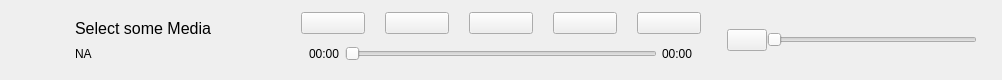
<?xml version="1.0" encoding="UTF-8"?>
<ui version="4.0">
 <class>controls</class>
 <widget class="QWidget" name="controls">
  <property name="geometry">
   <rect>
    <x>0</x>
    <y>0</y>
    <width>1002</width>
    <height>80</height>
   </rect>
  </property>
  <property name="windowTitle">
   <string>controls</string>
  </property>
  <layout class="QVBoxLayout" name="verticalLayout_2">
   <property name="spacing">
    <number>0</number>
   </property>
   <property name="leftMargin">
    <number>0</number>
   </property>
   <property name="topMargin">
    <number>0</number>
   </property>
   <property name="rightMargin">
    <number>0</number>
   </property>
   <property name="bottomMargin">
    <number>0</number>
   </property>
   <item>
    <widget class="QWidget" name="content" native="true">
     <property name="minimumSize">
      <size>
       <width>0</width>
       <height>80</height>
      </size>
     </property>
     <property name="maximumSize">
      <size>
       <width>16777215</width>
       <height>80</height>
      </size>
     </property>
     <property name="styleSheet">
      <string notr="true"/>
     </property>
     <layout class="QHBoxLayout" name="horizontalLayout_4">
      <property name="spacing">
       <number>10</number>
      </property>
      <property name="leftMargin">
       <number>10</number>
      </property>
      <property name="topMargin">
       <number>10</number>
      </property>
      <property name="rightMargin">
       <number>10</number>
      </property>
      <property name="bottomMargin">
       <number>10</number>
      </property>
      <item>
       <widget class="QWidget" name="currentlyPlaying" native="true">
        <property name="minimumSize">
         <size>
          <width>280</width>
          <height>0</height>
         </size>
        </property>
        <property name="maximumSize">
         <size>
          <width>280</width>
          <height>16777215</height>
         </size>
        </property>
        <layout class="QHBoxLayout" name="horizontalLayout_2">
         <property name="spacing">
          <number>10</number>
         </property>
         <property name="leftMargin">
          <number>0</number>
         </property>
         <property name="topMargin">
          <number>0</number>
         </property>
         <property name="rightMargin">
          <number>0</number>
         </property>
         <property name="bottomMargin">
          <number>0</number>
         </property>
         <item>
          <widget class="QLabel" name="cover">
           <property name="minimumSize">
            <size>
             <width>55</width>
             <height>55</height>
            </size>
           </property>
           <property name="maximumSize">
            <size>
             <width>55</width>
             <height>55</height>
            </size>
           </property>
           <property name="toolTip">
            <string>&lt;html&gt;&lt;head/&gt;&lt;body&gt;&lt;p&gt;Album Art&lt;/p&gt;&lt;/body&gt;&lt;/html&gt;</string>
           </property>
           <property name="text">
            <string/>
           </property>
          </widget>
         </item>
         <item>
          <layout class="QVBoxLayout" name="metaWrapperLayout">
           <property name="spacing">
            <number>0</number>
           </property>
           <item>
            <widget class="QLabel" name="title">
             <property name="sizePolicy">
              <sizepolicy hsizetype="Preferred" vsizetype="Fixed">
               <horstretch>0</horstretch>
               <verstretch>0</verstretch>
              </sizepolicy>
             </property>
             <property name="font">
              <font>
               <pointsize>12</pointsize>
              </font>
             </property>
             <property name="toolTip">
              <string>&lt;html&gt;&lt;head/&gt;&lt;body&gt;&lt;p&gt;Track Name&lt;/p&gt;&lt;/body&gt;&lt;/html&gt;</string>
             </property>
             <property name="text">
              <string>Select some Media</string>
             </property>
            </widget>
           </item>
           <item>
            <widget class="QWidget" name="lowerRow" native="true">
             <property name="sizePolicy">
              <sizepolicy hsizetype="Preferred" vsizetype="Fixed">
               <horstretch>0</horstretch>
               <verstretch>0</verstretch>
              </sizepolicy>
             </property>
             <layout class="QHBoxLayout" name="lowerRowLayout">
              <property name="spacing">
               <number>0</number>
              </property>
              <property name="leftMargin">
               <number>0</number>
              </property>
              <property name="topMargin">
               <number>0</number>
              </property>
              <property name="rightMargin">
               <number>0</number>
              </property>
              <property name="bottomMargin">
               <number>0</number>
              </property>
              <item>
               <widget class="QLabel" name="artist">
                <property name="sizePolicy">
                 <sizepolicy hsizetype="Preferred" vsizetype="Fixed">
                  <horstretch>0</horstretch>
                  <verstretch>0</verstretch>
                 </sizepolicy>
                </property>
                <property name="toolTip">
                 <string>&lt;html&gt;&lt;head/&gt;&lt;body&gt;&lt;p&gt;Artist&lt;/p&gt;&lt;/body&gt;&lt;/html&gt;</string>
                </property>
                <property name="text">
                 <string>NA</string>
                </property>
               </widget>
              </item>
             </layout>
            </widget>
           </item>
          </layout>
         </item>
        </layout>
       </widget>
      </item>
      <item>
       <widget class="QWidget" name="songControls" native="true">
        <layout class="QVBoxLayout" name="songControlsLayout">
         <property name="spacing">
          <number>0</number>
         </property>
         <property name="sizeConstraint">
          <enum>QLayout::SizeConstraint::SetDefaultConstraint</enum>
         </property>
         <property name="leftMargin">
          <number>0</number>
         </property>
         <property name="topMargin">
          <number>0</number>
         </property>
         <property name="rightMargin">
          <number>0</number>
         </property>
         <property name="bottomMargin">
          <number>0</number>
         </property>
         <item>
          <layout class="QHBoxLayout" name="buttonsCentering">
           <property name="spacing">
            <number>0</number>
           </property>
           <item>
            <widget class="QWidget" name="buttons" native="true">
             <property name="maximumSize">
              <size>
               <width>400</width>
               <height>16777215</height>
              </size>
             </property>
             <layout class="QHBoxLayout" name="buttonsLayout">
              <property name="spacing">
               <number>20</number>
              </property>
              <property name="leftMargin">
               <number>0</number>
              </property>
              <property name="topMargin">
               <number>0</number>
              </property>
              <property name="rightMargin">
               <number>0</number>
              </property>
              <property name="bottomMargin">
               <number>0</number>
              </property>
              <item>
               <widget class="QPushButton" name="repeat">
                <property name="toolTip">
                 <string>&lt;html&gt;&lt;head/&gt;&lt;body&gt;&lt;p&gt;repeat controls&lt;/p&gt;&lt;/body&gt;&lt;/html&gt;</string>
                </property>
                <property name="text">
                 <string/>
                </property>
                <property name="icon">
                 <iconset resource="../../resources/resources.qrc">
                  <normaloff>:/icon/list.svg</normaloff>:/icon/list.svg</iconset>
                </property>
               </widget>
              </item>
              <item>
               <widget class="QPushButton" name="skipBackwards">
                <property name="toolTip">
                 <string>&lt;html&gt;&lt;head/&gt;&lt;body&gt;&lt;p&gt;Previous&lt;/p&gt;&lt;/body&gt;&lt;/html&gt;</string>
                </property>
                <property name="text">
                 <string/>
                </property>
                <property name="icon">
                 <iconset resource="../../resources/resources.qrc">
                  <normaloff>:/icon/skip-back.svg</normaloff>:/icon/skip-back.svg</iconset>
                </property>
               </widget>
              </item>
              <item>
               <widget class="QPushButton" name="playPause">
                <property name="toolTip">
                 <string>&lt;html&gt;&lt;head/&gt;&lt;body&gt;&lt;p&gt;Play/Pause&lt;/p&gt;&lt;/body&gt;&lt;/html&gt;</string>
                </property>
                <property name="text">
                 <string/>
                </property>
                <property name="icon">
                 <iconset resource="../../resources/resources.qrc">
                  <normaloff>:/icon/play.svg</normaloff>:/icon/play.svg</iconset>
                </property>
               </widget>
              </item>
              <item>
               <widget class="QPushButton" name="skipForwards">
                <property name="toolTip">
                 <string>&lt;html&gt;&lt;head/&gt;&lt;body&gt;&lt;p&gt;Next&lt;/p&gt;&lt;/body&gt;&lt;/html&gt;</string>
                </property>
                <property name="text">
                 <string/>
                </property>
                <property name="icon">
                 <iconset resource="../../resources/resources.qrc">
                  <normaloff>:/icon/skip-forward.svg</normaloff>:/icon/skip-forward.svg</iconset>
                </property>
               </widget>
              </item>
              <item>
               <widget class="QPushButton" name="shuffle">
                <property name="toolTip">
                 <string>&lt;html&gt;&lt;head/&gt;&lt;body&gt;&lt;p&gt;Shuffle&lt;/p&gt;&lt;/body&gt;&lt;/html&gt;</string>
                </property>
                <property name="text">
                 <string/>
                </property>
                <property name="icon">
                 <iconset resource="../../resources/resources.qrc">
                  <normaloff>:/icon/shuffle.svg</normaloff>:/icon/shuffle.svg</iconset>
                </property>
               </widget>
              </item>
             </layout>
            </widget>
           </item>
          </layout>
         </item>
         <item>
          <layout class="QHBoxLayout" name="progressCentering">
           <property name="spacing">
            <number>0</number>
           </property>
           <item>
            <widget class="QWidget" name="progress" native="true">
             <property name="maximumSize">
              <size>
               <width>600</width>
               <height>16777215</height>
              </size>
             </property>
             <layout class="QHBoxLayout" name="progressLayout">
              <property name="spacing">
               <number>5</number>
              </property>
              <item>
               <widget class="QLabel" name="currentTime">
                <property name="sizePolicy">
                 <sizepolicy hsizetype="Fixed" vsizetype="Minimum">
                  <horstretch>0</horstretch>
                  <verstretch>0</verstretch>
                 </sizepolicy>
                </property>
                <property name="text">
                 <string>00:00</string>
                </property>
               </widget>
              </item>
              <item>
               <widget class="QSlider" name="progressSlider">
                <property name="maximumSize">
                 <size>
                  <width>16777215</width>
                  <height>16777215</height>
                 </size>
                </property>
                <property name="toolTip">
                 <string>&lt;html&gt;&lt;head/&gt;&lt;body&gt;&lt;p&gt;Seek&lt;/p&gt;&lt;/body&gt;&lt;/html&gt;</string>
                </property>
                <property name="styleSheet">
                 <string notr="true"/>
                </property>
                <property name="maximum">
                 <number>100</number>
                </property>
                <property name="orientation">
                 <enum>Qt::Orientation::Horizontal</enum>
                </property>
               </widget>
              </item>
              <item>
               <widget class="QLabel" name="totalTime">
                <property name="sizePolicy">
                 <sizepolicy hsizetype="Fixed" vsizetype="Minimum">
                  <horstretch>0</horstretch>
                  <verstretch>0</verstretch>
                 </sizepolicy>
                </property>
                <property name="text">
                 <string>00:00</string>
                </property>
               </widget>
              </item>
             </layout>
            </widget>
           </item>
          </layout>
         </item>
        </layout>
       </widget>
      </item>
      <item>
       <widget class="QWidget" name="areaRight" native="true">
        <property name="minimumSize">
         <size>
          <width>280</width>
          <height>0</height>
         </size>
        </property>
        <property name="maximumSize">
         <size>
          <width>280</width>
          <height>16777215</height>
         </size>
        </property>
        <property name="layoutDirection">
         <enum>Qt::LayoutDirection::RightToLeft</enum>
        </property>
        <layout class="QHBoxLayout" name="areaRightLayout" stretch="0">
         <property name="spacing">
          <number>10</number>
         </property>
         <property name="leftMargin">
          <number>0</number>
         </property>
         <property name="topMargin">
          <number>0</number>
         </property>
         <property name="rightMargin">
          <number>0</number>
         </property>
         <property name="bottomMargin">
          <number>0</number>
         </property>
         <item>
          <widget class="QWidget" name="horizontalWidget" native="true">
           <property name="minimumSize">
            <size>
             <width>250</width>
             <height>0</height>
            </size>
           </property>
           <property name="maximumSize">
            <size>
             <width>250</width>
             <height>16777215</height>
            </size>
           </property>
           <property name="layoutDirection">
            <enum>Qt::LayoutDirection::LeftToRight</enum>
           </property>
           <layout class="QHBoxLayout" name="horizontalLayout">
            <property name="spacing">
             <number>0</number>
            </property>
            <property name="leftMargin">
             <number>0</number>
            </property>
            <property name="topMargin">
             <number>0</number>
            </property>
            <property name="rightMargin">
             <number>0</number>
            </property>
            <property name="bottomMargin">
             <number>0</number>
            </property>
            <item>
             <widget class="QPushButton" name="volumeButton">
              <property name="sizePolicy">
               <sizepolicy hsizetype="Fixed" vsizetype="Fixed">
                <horstretch>0</horstretch>
                <verstretch>0</verstretch>
               </sizepolicy>
              </property>
              <property name="toolTip">
               <string>&lt;html&gt;&lt;head/&gt;&lt;body&gt;&lt;p&gt;Mute/Unmute&lt;/p&gt;&lt;/body&gt;&lt;/html&gt;</string>
              </property>
              <property name="text">
               <string/>
              </property>
              <property name="icon">
               <iconset resource="../../resources/resources.qrc">
                <normaloff>:/icon/volume-on.svg</normaloff>:/icon/volume-on.svg</iconset>
              </property>
             </widget>
            </item>
            <item>
             <widget class="QSlider" name="volumeSlider">
              <property name="maximumSize">
               <size>
                <width>16777215</width>
                <height>16777215</height>
               </size>
              </property>
              <property name="styleSheet">
               <string notr="true"/>
              </property>
              <property name="maximum">
               <number>200</number>
              </property>
              <property name="singleStep">
               <number>1</number>
              </property>
              <property name="pageStep">
               <number>10</number>
              </property>
              <property name="value">
               <number>0</number>
              </property>
              <property name="sliderPosition">
               <number>0</number>
              </property>
              <property name="orientation">
               <enum>Qt::Orientation::Horizontal</enum>
              </property>
             </widget>
            </item>
           </layout>
          </widget>
         </item>
        </layout>
       </widget>
      </item>
     </layout>
    </widget>
   </item>
  </layout>
 </widget>
 <resources>
  <include location="../../resources/resources.qrc"/>
 </resources>
 <connections/>
</ui>
